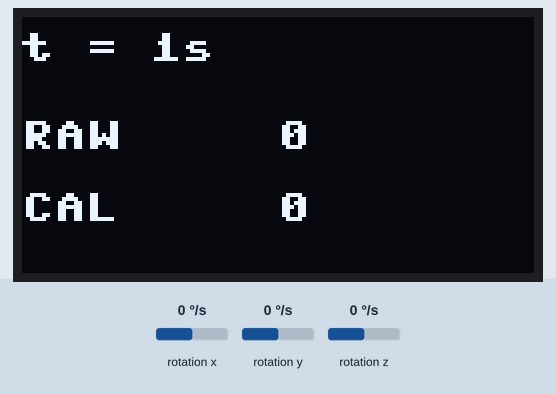
This program was run on a simulated Raspberry Pi Pico running MicroPython. Parts: 128×64 one-colour display. The inputs (shaded band) are chosen by the test bench; at power-on: rotation z 0 °/s, rotation x 0 °/s, rotation y 0 °/s. Files that are not in the repository are absent; library files of the repository ran but are not shown: ssd1306.py; what the program prints to the serial console is not drawn.

Above: at 1.3 s.
1.4 s: rotation z set to -192 °/s
At 1.51 s:
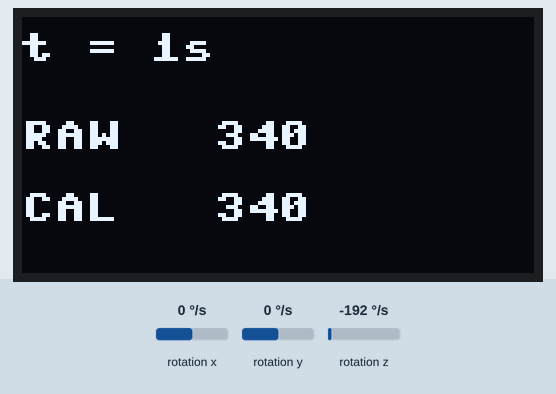
2.9 s: rotation z set to 0 °/s
At 4.3 s:
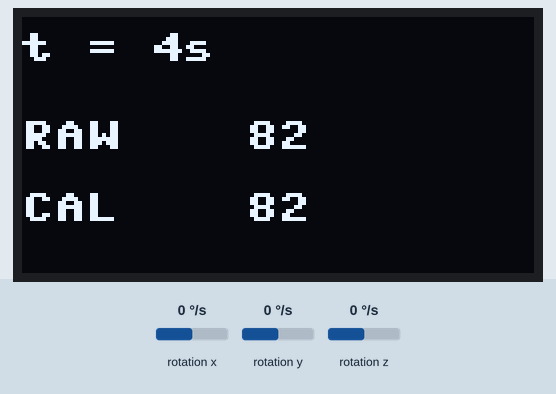
5.9 s: rotation z set to -100 °/s
At 10.19 s:
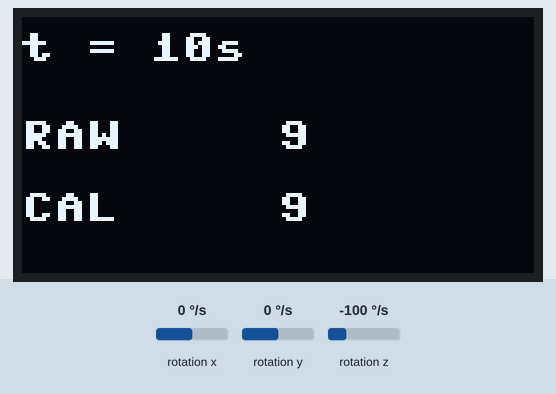

The program:

09-demo-gyro-drift.py
```python
import machine
import struct
import time
import json
import config

# MPU6050 wiring (I2C1):
#   SDA -> GPIO10 (I2C1 SDA)
#   SCL -> GPIO11 (I2C1 SCL)
#
# OLED wiring (SPI0) is defined in config.py.
#
# Load this file onto the Pico with Thonny and run it (F5), or run
# headlessly with mpremote (requires config.py and lib/ssd1306.py to
# already be copied onto the Pico's filesystem).
#
# Set the sensor down flat and DON'T touch it. This integrates gz over
# time into a running heading estimate two ways at once: RAW (no bias
# correction) and CAL (using calibration.json from 08-calibrate-gyro.py).
# Watch RAW wander away from 0 within seconds even though the sensor never
# moved - that's the uncorrected gyro bias accumulating. CAL should drift
# much more slowly, though not perfectly, since calibration only removes
# the *average* bias, not sensor noise - a preview of why real swarm
# robots (Chapter 13) still re-sync heading over WiFi rather than trusting
# a gyro alone forever.
I2C_SDA_PIN = 10
I2C_SCL_PIN = 11
I2C_BUS = 1
MPU6050_ADDRESS = 0x68
PWR_MGMT_1 = 0x6B
GYRO_XOUT_H = 0x43

GYRO_SCALE = 131.0  # LSB per deg/s at the default +/-250 deg/s range
CALIBRATION_FILE = "calibration.json"

sda = machine.Pin(I2C_SDA_PIN)
scl = machine.Pin(I2C_SCL_PIN)
i2c = machine.I2C(I2C_BUS, sda=sda, scl=scl, freq=400000)

# Wake the sensor - it powers on in sleep mode
i2c.writeto_mem(MPU6050_ADDRESS, PWR_MGMT_1, bytes([0x00]))
time.sleep_ms(100)

oled = config.init_display()
WHITE = config.WHITE
BLACK = config.BLACK

try:
    with open(CALIBRATION_FILE) as f:
        cal = json.load(f)
    gz_offset = cal.get("gz_offset", 0.0)
    print("Loaded gz_offset = {:.2f} deg/s from {}".format(gz_offset, CALIBRATION_FILE))
except OSError:
    gz_offset = 0.0
    print("No {} found - run 08-calibrate-gyro.py first for a real CAL comparison.".format(CALIBRATION_FILE))
    print("Using gz_offset = 0.0 (RAW and CAL will match).")


def read_gz():
    data = i2c.readfrom_mem(MPU6050_ADDRESS, GYRO_XOUT_H, 6)
    _gx, _gy, gz = struct.unpack(">hhh", data)
    return gz / GYRO_SCALE


raw_heading = 0.0
cal_heading = 0.0
start_ms = time.ticks_ms()
last_ms = start_ms

print("Integrating heading - keep the sensor still and flat. Ctrl-C to stop.")

try:
    while True:
        now_ms = time.ticks_ms()
        dt = time.ticks_diff(now_ms, last_ms) / 1000.0
        last_ms = now_ms

        gz = read_gz()
        raw_heading = (raw_heading + gz * dt) % 360.0
        cal_heading = (cal_heading + (gz - gz_offset) * dt) % 360.0

        elapsed = time.ticks_diff(now_ms, start_ms) / 1000.0

        oled.fill(BLACK)
        oled.text("t = {:.0f}s".format(elapsed), 0, 4, WHITE)
        oled.text("RAW {:5.0f}".format(raw_heading), 0, 26, WHITE)
        oled.text("CAL {:5.0f}".format(cal_heading), 0, 44, WHITE)
        oled.show()

        print("t={:6.1f}s  raw={:6.1f}  cal={:6.1f}".format(elapsed, raw_heading, cal_heading))
        time.sleep_ms(100)
except KeyboardInterrupt:
    print("Got ctrl-c, stopping")
```

config.py
```python
# Hardware configuration for the MPU6050 IMU kit.

from machine import Pin, SPI
import ssd1306

# ---------------------------------------------------------------------------
# OLED display (SPI0) - 2.42" SSD1306/SSD1309, same pins as compass-hmc5883l
# ---------------------------------------------------------------------------
WIDTH = 128
HEIGHT = 64

SCL_PIN = 2  # SPI clock
SDA_PIN = 3  # SPI MOSI
RES_PIN = 4
DC_PIN = 5
CS_PIN = 6

WHITE = 1
BLACK = 0
NO_FILL = 0
FILL = 1


def init_display():
    clock = Pin(SCL_PIN)
    data = Pin(SDA_PIN)
    res = Pin(RES_PIN)
    dc = Pin(DC_PIN)
    cs = Pin(CS_PIN)
    spi = SPI(0, sck=clock, mosi=data)
    return ssd1306.SSD1306_SPI(WIDTH, HEIGHT, spi, dc, res, cs)


# ---------------------------------------------------------------------------
# MPU6050 sensor (I2C1)
# ---------------------------------------------------------------------------
# The RP2040's I2C1 hardware block fixes GPIO10 as SDA and GPIO11 as SCL -
# machine.I2C(1, ...) raises "bad SCL pin" if the roles are swapped.
I2C_SDA_PIN = 10
I2C_SCL_PIN = 11
I2C_BUS = 1

# Aux I2C pass-through pins - usually unconnected on GY-521 breakouts
XDA_PIN = 12
XCL_PIN = 13

# Address select pin: low/floating = 0x68, high = 0x69
AD0_PIN = 14

# Interrupt output, only active once configured in the driver
INT_PIN = 15

# I2C addresses and identity register
MPU6050_ADDRESS_LOW = 0x68   # AD0 tied low (or floating with internal pull-down)
MPU6050_ADDRESS_HIGH = 0x69  # AD0 tied high
WHO_AM_I_REG = 0x75
WHO_AM_I_EXPECTED = 0x68     # MPU6050 always reports 0x68 here, regardless of AD0
```

Measured:
- what the display in image 2 shows lasts 1.1 s, from 3.6 s to 4.7 s
